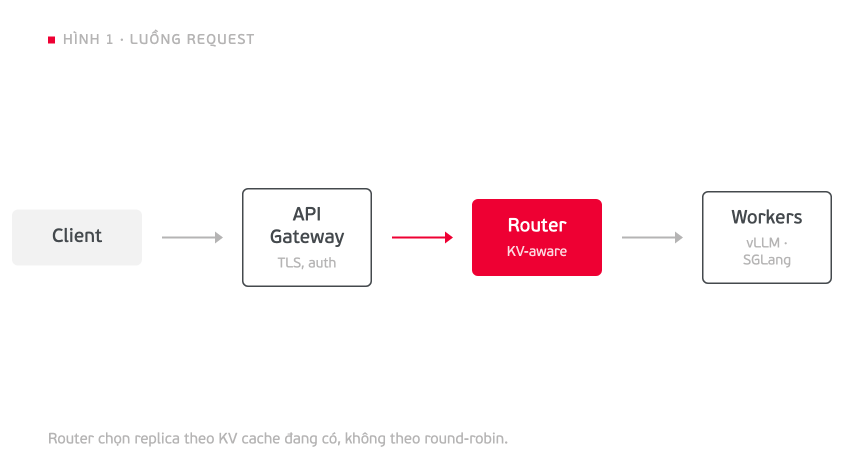
#> input picture skill/viettel-techblog-images/assets/examples/inline-pipeline.png, 1688 x 950 px (shown at 1/2 size)
$ python fit_thumb.py ../assets/examples/inline-pipeline.png --out out.png
#> lines starting #> are read from the running program, lines starting #| are printed output that depends on the picture
#!/usr/bin/env python3
"""Bring an existing image to the 1500×1000 thumbnail canvas.

Usage: fit_thumb.py in.png --out out.png [--mode pad|cover] [--bg FFFFFF] [--webp]
  pad   (default): scale to fit inside 1500×1000 and pad with --bg (keeps the whole subject; best for icons/diagrams)
  cover            : scale to cover and center-crop (for photos/AI art whose subject is centered)
"""
import argparse, os
from PIL import Image

W, H = 1500, 1000

def main():
    ap = argparse.ArgumentParser(description=__doc__, formatter_class=argparse.RawDescriptionHelpFormatter)
    ap.add_argument("image"); ap.add_argument("--out", required=True)
    ap.add_argument("--mode", choices=["pad", "cover"], default="pad"); ap.add_argument("--bg", default="FFFFFF")
    ap.add_argument("--webp", action="store_true"); ap.add_argument("--fill", type=float, default=0.6,
                    help="pad mode: tỷ lệ chiều cao canvas mà ảnh chiếm (mặc định 0.6 → chủ thể nằm trong vùng an toàn)")
    a = ap.parse_args()
    im = Image.open(a.image).convert("RGBA")
    bg = Image.new("RGBA", (W, H), "#" + a.bg.lstrip("#"))
#> bg: PIL image 1500x1000 RGBA; every value is 255
    sw, sh = im.size
#> sw = 1688; sh = 950
    if a.mode == "cover":
        s = max(W / sw, H / sh)
        r = im.resize((round(sw * s), round(sh * s)), Image.LANCZOS)
        l, t = (r.size[0] - W) // 2, (r.size[1] - H) // 2
        out = r.crop((l, t, l + W, t + H))
        out = Image.alpha_composite(bg, out)
    else:
        box_w, box_h = 1000, round(H * a.fill)  # inside the safe zone
        s = min(box_w / sw, box_h / sh)
#> s = 0.592
        r = im.resize((round(sw * s), round(sh * s)), Image.LANCZOS)
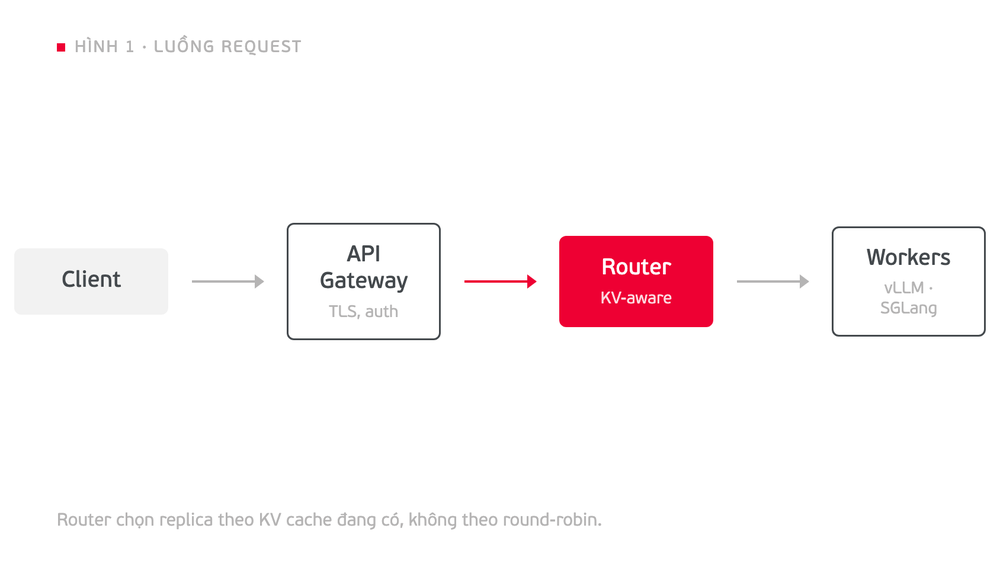
#> r: PIL image 1000x563 RGBA; mean R, G, B, A 252.5, 246.8, 248.1, 255
        bg.paste(r, ((W - r.size[0]) // 2, (H - r.size[1]) // 2), r)
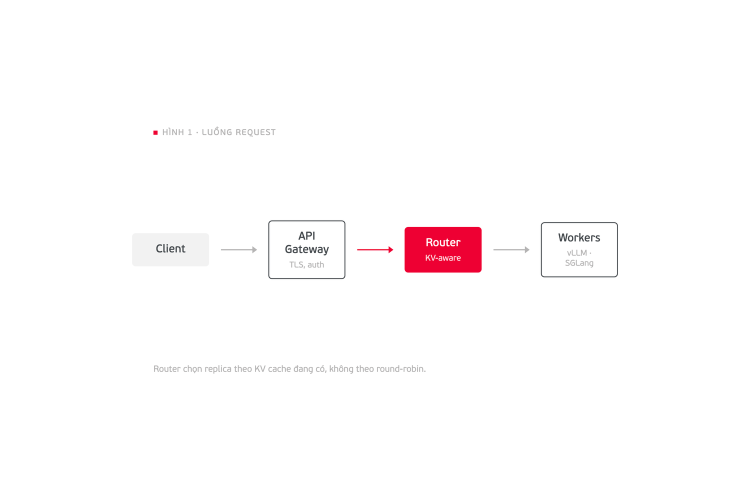
#> bg: PIL image 1500x1000 RGBA (shown at 1/2 size); mean R, G, B, A 254.1, 251.9, 252.4, 255
        out = bg
    out = out.convert("RGB")
    out.save(a.out)
    print(f"PNG  {a.out}  {W}×{H}  {os.path.getsize(a.out)/1024:.0f} KB")
    if a.webp:
        wp = os.path.splitext(a.out)[0] + ".webp"
        out.save(wp, "WEBP", quality=85, method=6)
        print(f"WEBP {wp}  {os.path.getsize(wp)/1024:.0f} KB")

if __name__ == "__main__":
    main()
